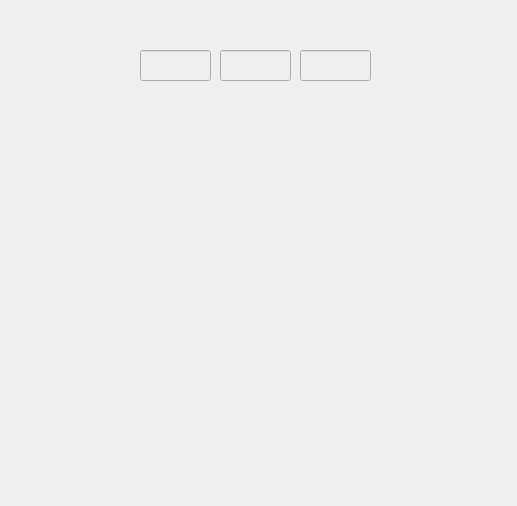
<?xml version="1.0" encoding="UTF-8"?>
<ui version="4.0">
 <class>statistiques</class>
 <widget class="QDialog" name="statistiques">
  <property name="geometry">
   <rect>
    <x>0</x>
    <y>0</y>
    <width>517</width>
    <height>506</height>
   </rect>
  </property>
  <property name="windowTitle">
   <string>Dialog</string>
  </property>
  <widget class="QLabel" name="label_stat">
   <property name="geometry">
    <rect>
     <x>50</x>
     <y>70</y>
     <width>461</width>
     <height>361</height>
    </rect>
   </property>
   <property name="text">
    <string/>
   </property>
  </widget>
  <widget class="QLineEdit" name="le_aFaire">
   <property name="enabled">
    <bool>false</bool>
   </property>
   <property name="geometry">
    <rect>
     <x>140</x>
     <y>50</y>
     <width>71</width>
     <height>31</height>
    </rect>
   </property>
  </widget>
  <widget class="QLineEdit" name="le_Fait">
   <property name="enabled">
    <bool>false</bool>
   </property>
   <property name="geometry">
    <rect>
     <x>300</x>
     <y>50</y>
     <width>71</width>
     <height>31</height>
    </rect>
   </property>
  </widget>
  <widget class="QLineEdit" name="le_enCours">
   <property name="enabled">
    <bool>false</bool>
   </property>
   <property name="geometry">
    <rect>
     <x>220</x>
     <y>50</y>
     <width>71</width>
     <height>31</height>
    </rect>
   </property>
  </widget>
 </widget>
 <resources/>
 <connections/>
</ui>
